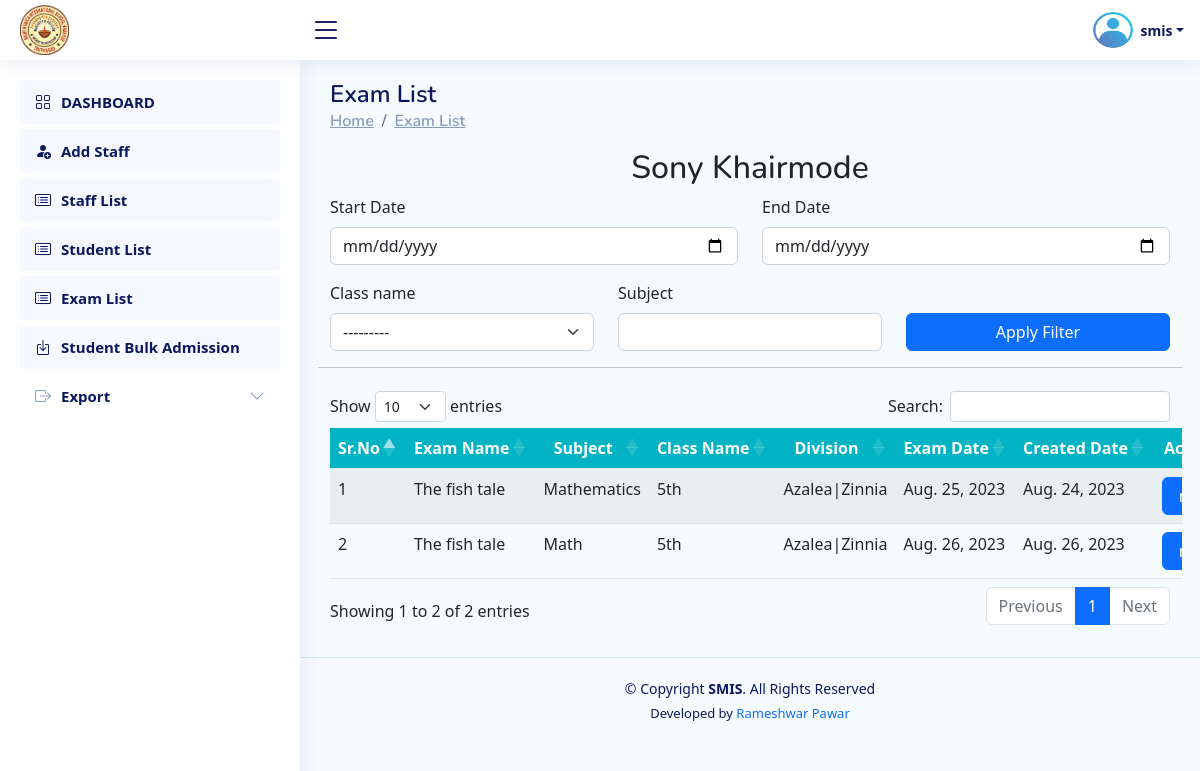
The app's page /Institute/institute_staff_exam_list/865 (signed in), older data.
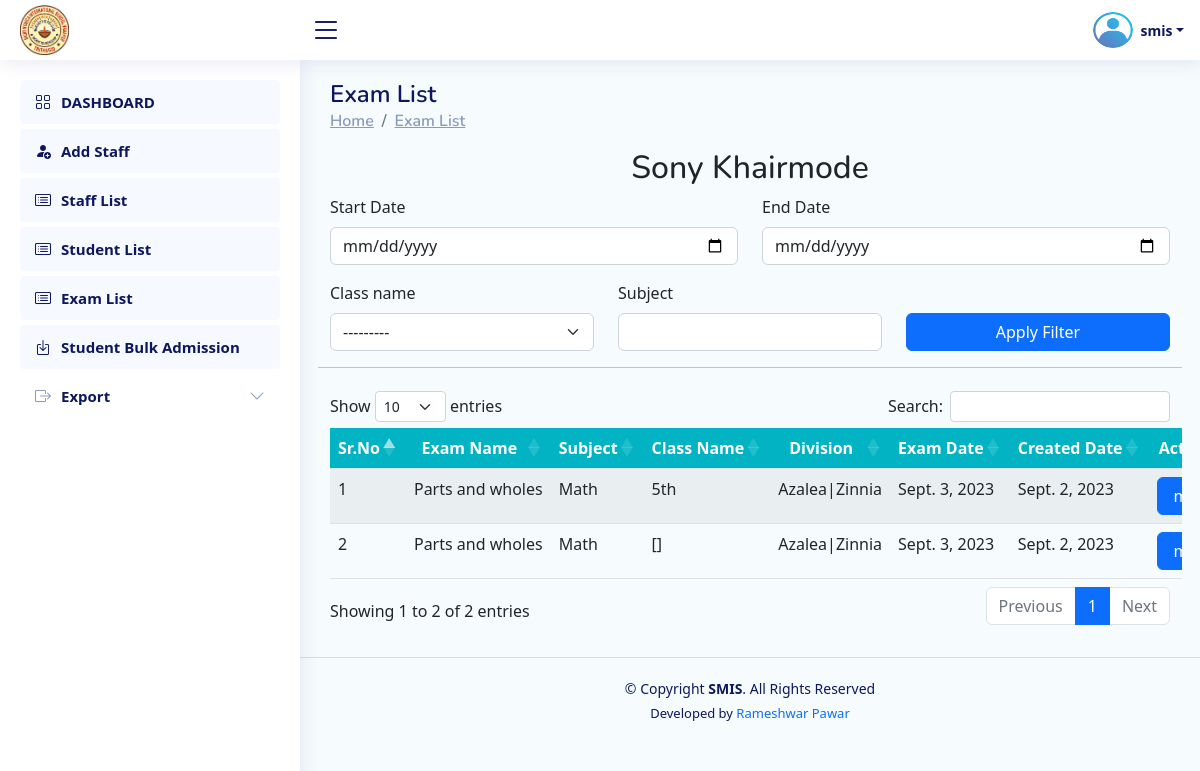
The same page, newer data.
### Institute/models.py (models this page shows, shortened)
class Exam(models.Model):
    name = models.CharField(max_length=200,null=True)
    subject = models.CharField(max_length=50,null=True)
    exam_date = models.DateField()
    exam_duration = models.TimeField(null=True)
    class_name = models.CharField(max_length=50,null=True,choices=CLASS)
    division = models.CharField(max_length=10,null=True,choices=DIVISION)
    is_publish = models.BooleanField(default=False)
    is_result_declared = models.BooleanField(default=False)
    staff_id = models.CharField(max_length=50,null=True)
    record_created_date=models.DateField(auto_now=False, auto_now_add=True, null=True)

### Institute/views.py (the view)
# urls.py: path("institute_staff_exam_list/<int:id>",views.staff_exam_list,name="institute_staff_exam_list"),
@institute_required
def staff_exam_list(request,id):
    staff_profile=CustomUser.objects.get(id=id)
    exam=Exam.objects.filter(staff_id=staff_profile.staff_id)
    Filter=Exam_List_Filter(request.GET, queryset=exam)
    exam_record=Filter.qs
    context={
        'staff_profile':staff_profile,
        'exam_record':exam_record,
        'filter':Filter,
    }
    return render(request,'institute__staff_exam_list.html',context)

### Institute/views.py (called while the page is built)
def is_institute(user):
    return user.is_authenticated and hasattr(user, 'is_institute') and user.is_institute

### Staff/views.py (called while the page is built)
def my_exam_list_object_for_base(request):
    if request.user.is_authenticated:
        exam = Exam.objects.filter(staff_id=request.user.staff_id).order_by('-id')
    else:
        exam={}
    return {'exam_list_data': exam}

### Institute/templates/institute__staff_exam_list.html (shortened to what this page needs)
{% extends 'institute_base.html' %}
{% load crispy_forms_tags %}
{% block content %}
<main id="main" class="main">
    <div class="pagetitle">
        <h1>Exam List</h1>
        <nav>
            <ol class="breadcrumb">
                <li class="breadcrumb-item"><a href="#">Home</a></li>
                <li class="breadcrumb-item"><a href="#">Exam List </a></li>
            </ol>
        </nav>
    <section class="section dashboard">
        <div class="row">
            <div class="col-lg-12">
                <div class="row">
                    <center>
                        <h2>{{staff_profile.name}}</h2>
                    </center>
                    <form action="" method="GET">
                        <div class="row">
                                <div class="col-sm-6">{{filter.form.start_date|as_crispy_field}}</div>
                                <div class="col-sm-6">{{filter.form.end_date|as_crispy_field}}</div>
                        </div>
                        <div class="row">
                            <div class="col-sm-4">{{filter.form.class_name|as_crispy_field}}</div>
                            <div class="col-sm-4">{{filter.form.subject|as_crispy_field}}</div>
                            <div class="col-sm-4 py-2 text-center"><input type="submit" value="Apply Filter" class="btn btn-primary mt-4" style="width:100%"></div>
                        </div>
                        </form>
                <hr><br>
                    <div class="container" style=" overflow:scroll;">
                        <table id="example" class="table table-striped " style="overflow:scroll; width:100%;min-width: max-content;">
                            <thead>
                                <tr style="background:#02B4C3;">
                                        <th scope="col" class="text-center text-white" style="">Sr.No</th>
                                        <th scope="col" class="text-center text-white" style="">Exam Name</th>
                                        <th scope="col" class="text-center text-white" style="">Subject</th>
                                        <th scope="col" class="text-center text-white" style="">Class Name</th>
                                        <th scope="col" class="text-center text-white" style="">Division</th>
                                        <th scope="col" class="text-center text-white" style="">Exam Date</th>
                                        <th scope="col" class="text-center text-white" style="">Created Date</th>
                                        <th scope="col" class="text-center text-white" style="">Action</th>
                                </tr>
                            </thead>
                            <tbody>
                                {% if exam_record %}
                                {% for r in exam_record %}
                                <tr>
                                    <td>{{forloop.counter}}</td>
                                    <td>{{r.name}}</td>
                                    <td>{{r.subject}}</td>
                                    <td>{{r.class_name}}</td>
                                    <td>{{r.division}}</td>
                                    <td>{{r.exam_date}}</td>
                                    <td>{{r.record_created_date}}</td>
                                    <td>
                                    <center>
                                        <a href="{% url 'institute__exam_question_ans_review' r.id %}"
                                        class="btn btn-primary px-3">more</a>
                                    </center>
                                    </td>
                                </tr>
                                {% endfor %}
                                {% endif %}
                            </tbody>
                        </table>
                    </div>
                </div>
            </div>
        </div>
    </section>
</main>
{% endblock content %}

Row changes from the older to the newer data that the page shows:
removed Exam: name "The fish tale", subject "Mathematics", class_name "5th", division "Azalea|Zinnia", exam_date "Aug. 25, 2023", record_created_date "Aug. 24, 2023"
removed Exam: name "The fish tale", subject "Math", class_name "5th", division "Azalea|Zinnia", exam_date "Aug. 26, 2023", record_created_date "Aug. 26, 2023"
added Exam: name "Parts and wholes", subject "Math", class_name "5th", division "Azalea|Zinnia", exam_date "Sept. 3, 2023", record_created_date "Sept. 2, 2023"
added Exam: name "Parts and wholes", subject "Math", class_name "[]", division "Azalea|Zinnia", exam_date "Sept. 3, 2023", record_created_date "Sept. 2, 2023"
